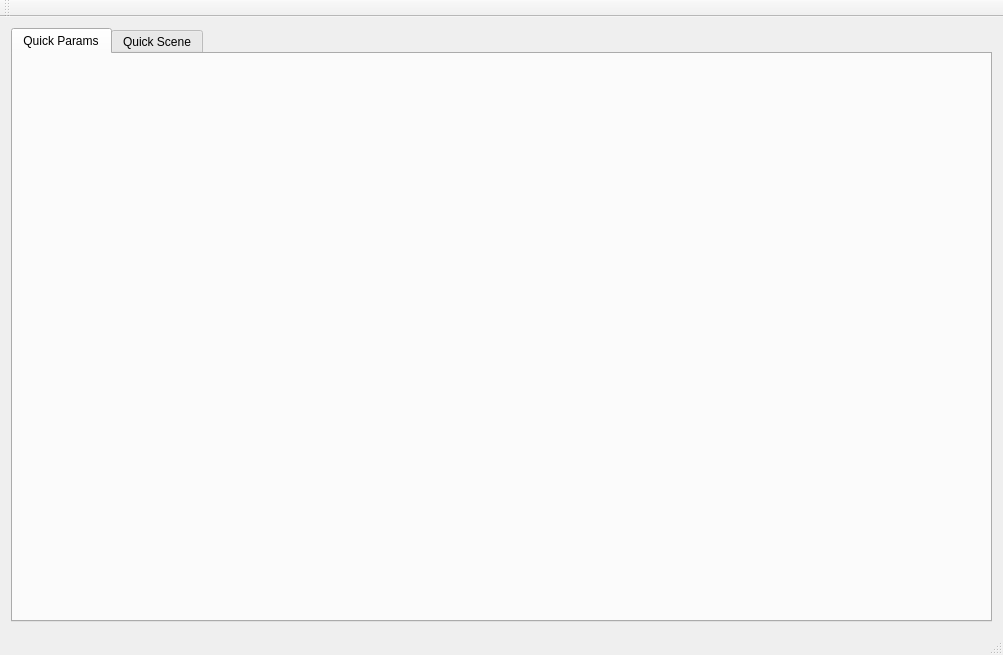
<?xml version="1.0" encoding="UTF-8"?>
<ui version="4.0">
 <class>MainWindow</class>
 <widget class="QMainWindow" name="MainWindow">
  <property name="geometry">
   <rect>
    <x>0</x>
    <y>0</y>
    <width>1003</width>
    <height>655</height>
   </rect>
  </property>
  <property name="windowTitle">
   <string>MainWindow</string>
  </property>
  <widget class="QWidget" name="centralWidget">
   <layout class="QHBoxLayout" name="horizontalLayout">
    <item>
     <widget class="QTabWidget" name="tabWidget">
      <property name="currentIndex">
       <number>0</number>
      </property>
      <widget class="QWidget" name="paramTab">
       <attribute name="title">
        <string>Quick Params</string>
       </attribute>
       <layout class="QVBoxLayout" name="verticalLayout_4"/>
      </widget>
      <widget class="QWidget" name="sceneTab">
       <attribute name="title">
        <string>Quick Scene</string>
       </attribute>
       <layout class="QVBoxLayout" name="verticalLayout" stretch=""/>
      </widget>
     </widget>
    </item>
   </layout>
  </widget>
  <widget class="QMenuBar" name="menuBar">
   <property name="geometry">
    <rect>
     <x>0</x>
     <y>0</y>
     <width>1003</width>
     <height>21</height>
    </rect>
   </property>
  </widget>
  <widget class="QToolBar" name="mainToolBar">
   <attribute name="toolBarArea">
    <enum>TopToolBarArea</enum>
   </attribute>
   <attribute name="toolBarBreak">
    <bool>false</bool>
   </attribute>
  </widget>
  <widget class="QStatusBar" name="statusBar"/>
 </widget>
 <layoutdefault spacing="6" margin="11"/>
 <resources/>
 <connections/>
</ui>
